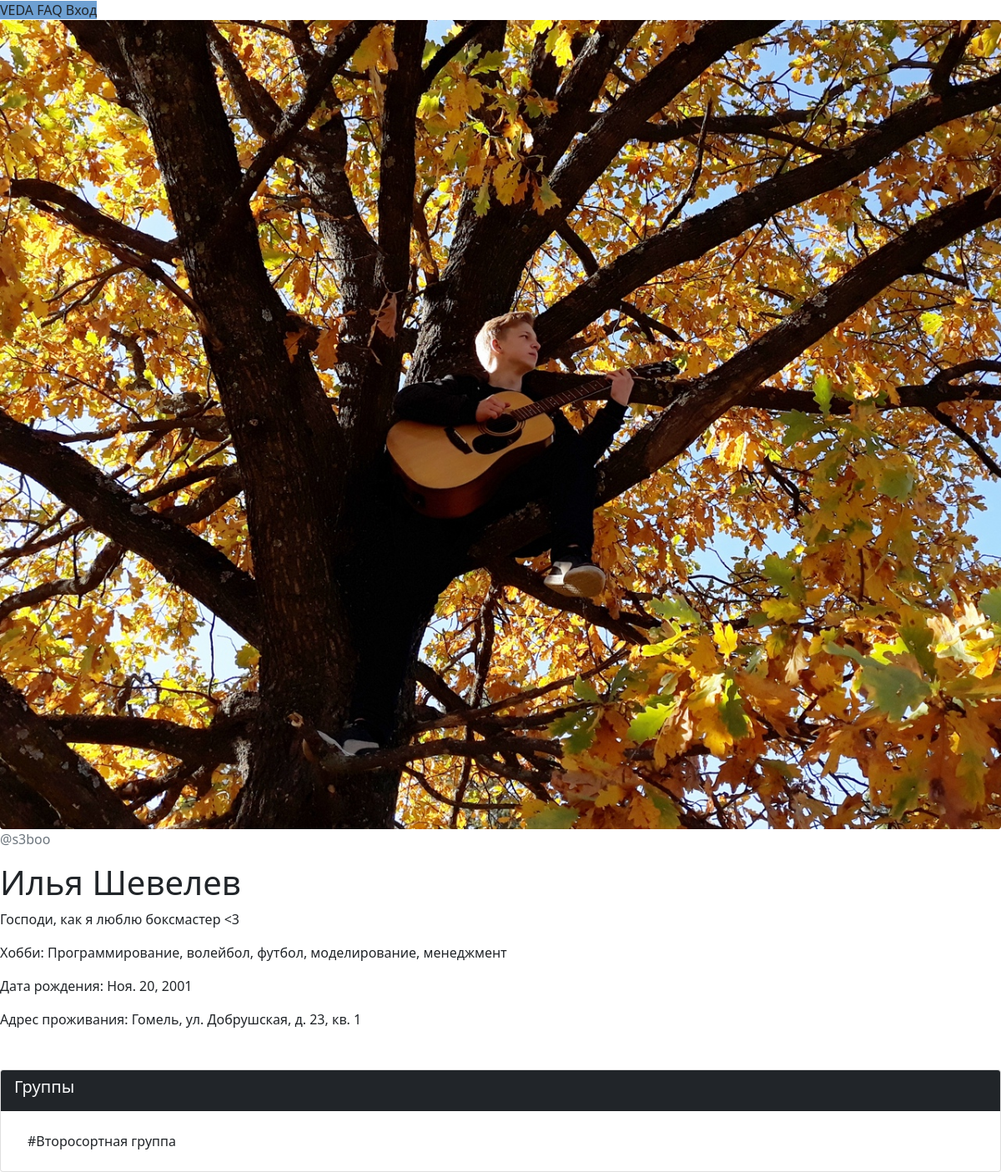
The app's page /profile/1 with its own data.
### VEDA_application/models.py (models this page shows, shortened)
class Client(models.Model):
    user = models.OneToOneField(
        User,
        on_delete=models.CASCADE,
    )   # Связь один-к-одному с пользователем
    father = models.ForeignKey(
        Parent,
        on_delete=models.SET_NULL,
        null=True,
        related_name='father'
    ) # Связь с родителем внешним ключем
    mother =  models.ForeignKey(
        Parent,
        on_delete=models.SET_NULL,
        null=True,
        related_name='mother'
    ) # Связь с родителем внешним ключом
    status = models.CharField(max_length=100)                       # Поле статуса (отображается в профиле пользователя)
    hobbies = models.CharField(max_length=100)                      # Поле хобби (используется куратором и отображается в профиле)
    day_of_birthday = models.DateField(null=True)                   # Поле дня рождения (используется куратором и отображается в профиле)
    adress = models.CharField(max_length=50)                        # Поле адреса (используется только куратором и не виден в профиле)
    gender = models.CharField(choices=(
        ('M', 'Male'),
        ('F', 'Female'),
        ('O', 'Other')
    ), max_length=50, null=True)
    userpic = models.ImageField(upload_to='userpics', null=True, default="default.png")    # Аватар пользователя

class Group(models.Model):
    moderators = models.ManyToManyField(
        Client,
        related_name='moderators',
        blank=True,
    ) # Количество модераторов не ограничено, связаны внешней таблицей с Client
    listeners = models.ManyToManyField(
        Client,
        related_name='listeners',
        blank=True,
    ) # Количество подписчиков не ограничено, связаны внешней таблицей с Client
    name = models.CharField(max_length=40)              # Название группы
    tag = models.CharField(max_length=40, null=True)              # Тег для поиска

### VEDA_application/views.py (the view)
# urls.py: re_path('^profile/(?P<pk>\d+?)$', views.profile, name="profile"), # страница конкретного пользователя
def profile(request, pk):
    if request.method == "GET":
        client = get_object_or_404(models.Client, pk=pk)
        groups = models.Group.objects.filter(listeners__user__username=client.user.username)
        return render(request, 'profile.html', context={
            'client': client,
            'groups': groups
        })

### VEDA_application/templates/profile.html (shortened to what this page needs)
{% extends 'main_template.html' %}
{% load static %}
{% block application %}
  {% include 'borders_template.html' %}
  <b-container id="profilePage" class="mt-5">
    <b-row>
      <b-col cols=4>
        <img src="{{ client.userpic.url }}" class="img-fluid rounded" alt="LOGO">
        <p class="text-muted font-weight-bold">@{{ client.user.username }}</p>
      </b-col>
      <b-col cols=8>
        <h1>{{ client.user.first_name }} {{ client.user.last_name }}</h1>
        <p>{{ client.status }}</p>
        <p>Хобби: {{ client.hobbies }}</p>
        <p>Дата рождения: {{ client.day_of_birthday }}</p>
        <p>Адрес проживания: {{ client.adress }}</p>
      </b-col>
      <div class="card card-outline-secondary mt-5">
        <div class="card-header bg-dark text-light">
          <h5>Группы</h5>
        </div>
        <div class="card-body">
          <div class="list-group list-group-flush">
            {% for group in groups %}
              <a href="{% url 'group' group.id %}" class="list-group-item list-group-item-action ">#{{ group.name }}</a>
            {% endfor %}
          </div>
        </div>
      </div>
    </b-row>
  </b-container>
{% endblock application %}

### records on screen
Client: userpic (picture), user.username "s3boo", user.first_name "Илья", user.last_name "Шевелев", status "Господи, как я люблю боксмастер <3", hobbies "Программирование, волейбол, футбол, моделирование, менеджмент", day_of_birthday "Ноя. 20, 2001", adress "Гомель, ул. Добрушская, д. 23, кв. 1"
Group: name "Второсортная группа"
